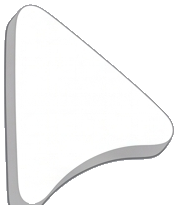
#> input picture assets/white_arrow_clean.png, 177 x 205 px, found by its file name
$ python build_dual_assets.py
#> lines starting #> are read from the running program, lines starting #| are printed output that depends on the picture
from PIL import Image
import os

SPRITE_DIM = 64

def process_and_fit(img_path, target_max_dim=50):
#> called with img_path = 'assets/white_arrow_clean.png', target_max_dim = 52
    img = Image.open(img_path).convert('RGBA')
#> img is the input picture: PIL image 177x205 RGBA; mean R, G, B, A 139.9, 139.8, 139.9, 149.7
    w, h = img.size
#> w = 177; h = 205
    scale = target_max_dim / max(w, h)
#> scale = 0.254
    nw, nh = int(round(w * scale)), int(round(h * scale))
#> nw = 45; nh = 52
    resized = img.resize((nw, nh), Image.Resampling.LANCZOS)

    # Create 64x64 canvas
    canvas = Image.new('RGBA', (SPRITE_DIM, SPRITE_DIM), (0, 0, 0, 0))
#> canvas: PIL image 64x64 RGBA; every value is 0
    # Center it with a slight top-left bias (hotspot friendly)
    ox = (SPRITE_DIM - nw) // 2
#> ox = 9
    oy = (SPRITE_DIM - nh) // 2
#> oy = 6
    canvas.paste(resized, (ox, oy), resized)
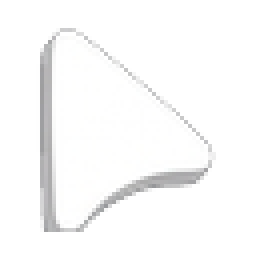
#> canvas: PIL image 64x64 RGBA (shown 4 times larger); mean R, G, B, A 79.9, 79.9, 80, 83.7; transparent parts drawn white
    return canvas, ox, oy, nw, nh

def to_premul_argb_array(canvas):
    w, h = canvas.size
    pixels = canvas.load()
    arr = []
    for y in range(h):
        for x in range(w):
            r, g, b, a = pixels[x, y]
            if a == 0:
                arr.append(0)
            else:
                pr = (r * a + 127) // 255
                pg = (g * a + 127) // 255
                pb = (b * a + 127) // 255
                val = (a << 24) | (pr << 16) | (pg << 8) | pb
                arr.append(val)
    return arr

# Process White and Black Arrows with IDENTICAL bounding boxes
w_arrow, ox_a, oy_a, nw_a, nh_a = process_and_fit('assets/white_arrow_clean.png', target_max_dim=52)
#> ox_a = 9; oy_a = 6; nw_a = 45; nh_a = 52
b_arrow, _, _, _, _ = process_and_fit('assets/black_arrow_clean.png', target_max_dim=52)
#> call 2 of process_and_fit, with img_path = 'assets/black_arrow_clean.png', target_max_dim = 52
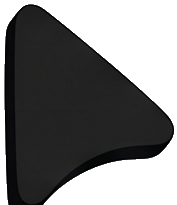
#> input picture assets/black_arrow_clean.png, 177 x 205 px, found by its file name
#> in process_and_fit, img is the input picture: PIL image 177x205 RGBA; mean R, G, B, A 18.2, 18.3, 18.4, 148.4
#> in process_and_fit (call 2), `canvas.paste(resized, (ox, oy), resized)`:
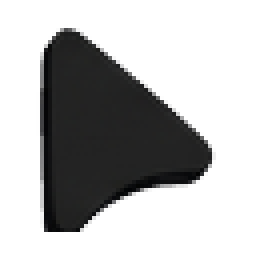
#> canvas: PIL image 64x64 RGBA (shown 4 times larger); mean R, G, B, A 10.4, 10.5, 10.5, 83; transparent parts drawn white
w_arrow.save('assets/white_arrow_64.png')
b_arrow.save('assets/black_arrow_64.png')

# Process White and Black Hands with IDENTICAL bounding boxes
w_hand, ox_h, oy_h, nw_h, nh_h = process_and_fit('assets/white_hand_clean.png', target_max_dim=50)
#> call 3 of process_and_fit, with img_path = 'assets/white_hand_clean.png', target_max_dim = 50
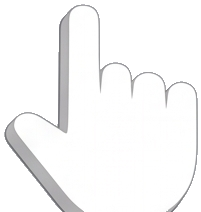
#> input picture assets/white_hand_clean.png, 201 x 212 px, found by its file name
#> in process_and_fit, img is the input picture: PIL image 201x212 RGBA; mean R, G, B, A 138.5, 138.4, 138.6, 145.9
#> in process_and_fit (call 3), `canvas.paste(resized, (ox, oy), resized)`:
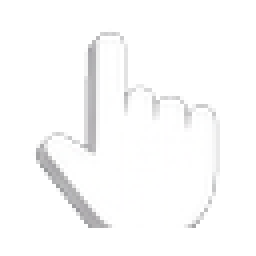
#> canvas: PIL image 64x64 RGBA (shown 4 times larger); mean R, G, B, A 79.5, 79.5, 79.6, 81.8; transparent parts drawn white
#> ox_h = 8; oy_h = 7; nw_h = 47; nh_h = 50
b_hand, _, _, _, _ = process_and_fit('assets/black_hand_clean.png', target_max_dim=50)
#> call 4 of process_and_fit, with img_path = 'assets/black_hand_clean.png', target_max_dim = 50
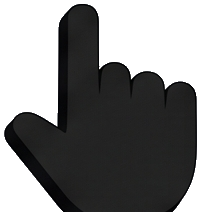
#> input picture assets/black_hand_clean.png, 200 x 212 px, found by its file name
#> in process_and_fit, img is the input picture: PIL image 200x212 RGBA; mean R, G, B, A 18.3, 18.4, 18.4, 146.2
#> in process_and_fit (call 4), `canvas.paste(resized, (ox, oy), resized)`:
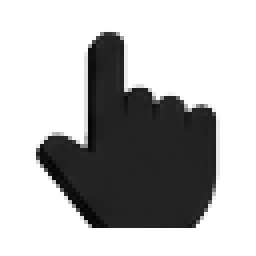
#> canvas: PIL image 64x64 RGBA (shown 4 times larger); mean R, G, B, A 10.5, 10.6, 10.6, 82; transparent parts drawn white
w_hand.save('assets/white_hand_64.png')
b_hand.save('assets/black_hand_64.png')

w_arr_pixels = to_premul_argb_array(w_arrow)
#> after the loop in to_premul_argb_array, `for y in range(h):`: arr = 4096 values, max 4294967295 at index 527, min 0 at index 0, mean 1.41e+09
#> w_arr_pixels has the same summary as arr in to_premul_argb_array
b_arr_pixels = to_premul_argb_array(b_arrow)
#> b_arr_pixels = 4096 values, max 4280821800 at index 3224, min 0 at index 0, mean 1.39e+09
w_hnd_pixels = to_premul_argb_array(w_hand)
#> w_hnd_pixels = 4096 values, max 4294967295 at index 601, min 0 at index 0, mean 1.38e+09
b_hnd_pixels = to_premul_argb_array(b_hand)
#> b_hnd_pixels = 4096 values, max 4280821797 at index 2898, min 0 at index 0, mean 1.38e+09

def format_rust_array(name, arr):
#> called with name = 'WHITE_ARROW_PIXELS'
    lines = [f"pub static {name}: [u32; 64 * 64] = ["]
    for i in range(0, len(arr), 8):
        chunk = arr[i : i + 8]
        hex_str = ", ".join(f"0x{v:08X}" for v in chunk)
        lines.append(f"    {hex_str},")
#> this loop made 512 passes
#> (i, chunk) on passes 2 to 4: (8, [0, 0, 0, 0, 0, 0, 0, 0]), (16, [0, 0, 0, 0, 0, 0, 0, 0]), (24, [0, 0, 0, 0, 0, 0, 0, 0])
#> after the loop, lines = 513 items
    lines.append("];\n")
    return "\n".join(lines)

rust_content = f"""//! Precompiled Dual-Theme (White & Black) Cursor Sprites for TinyCursor.
//! Extracted with sub-pixel precision from the user's custom cursor canvas.

pub const SPRITE_DIM: usize = 64;

// Hotspot coordinates (center/tip reference)
pub const ARROW_HOTSPOT_X: f32 = {ox_a + nw_a * 0.5:.1f};
pub const ARROW_HOTSPOT_Y: f32 = {oy_a + nh_a * 0.5:.1f};

pub const HAND_HOTSPOT_X: f32 = {ox_h + nw_h * 0.36:.1f};
pub const HAND_HOTSPOT_Y: f32 = {oy_h + 2.0:.1f};

{format_rust_array('WHITE_ARROW_PIXELS', w_arr_pixels)}
{format_rust_array('BLACK_ARROW_PIXELS', b_arr_pixels)}
{format_rust_array('WHITE_HAND_PIXELS', w_hnd_pixels)}
{format_rust_array('BLACK_HAND_PIXELS', b_hnd_pixels)}

pub static ICON_ICO_BYTES: &[u8] = include_bytes!("../../../assets/app_icon.ico");
"""
#> the loop in format_rust_array (call 2), `for i in range(0, len(arr), 8):` made 512 passes

with open('src/platform/windows/assets.rs', 'w', encoding='utf-8') as f:
    f.write(rust_content)

print(f"Generated src/platform/windows/assets.rs with White & Black Arrow and Hand sprites and App Icon!")
